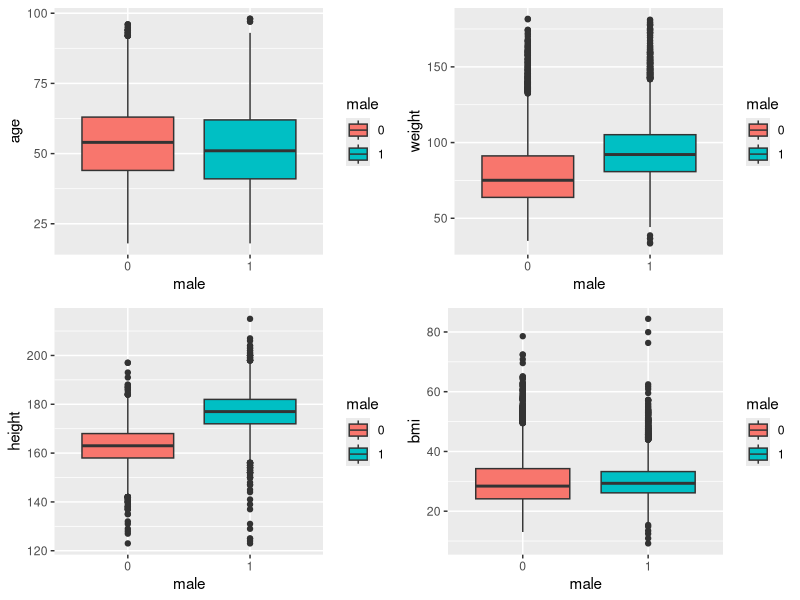
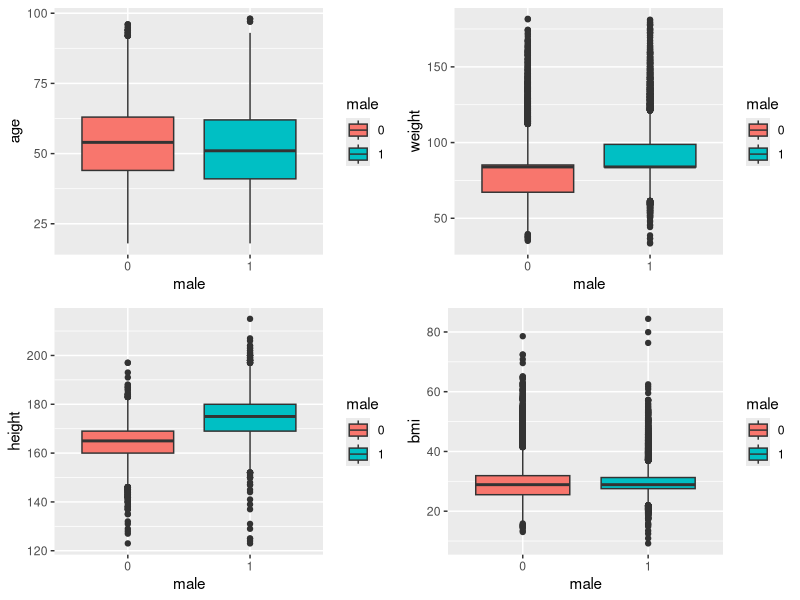
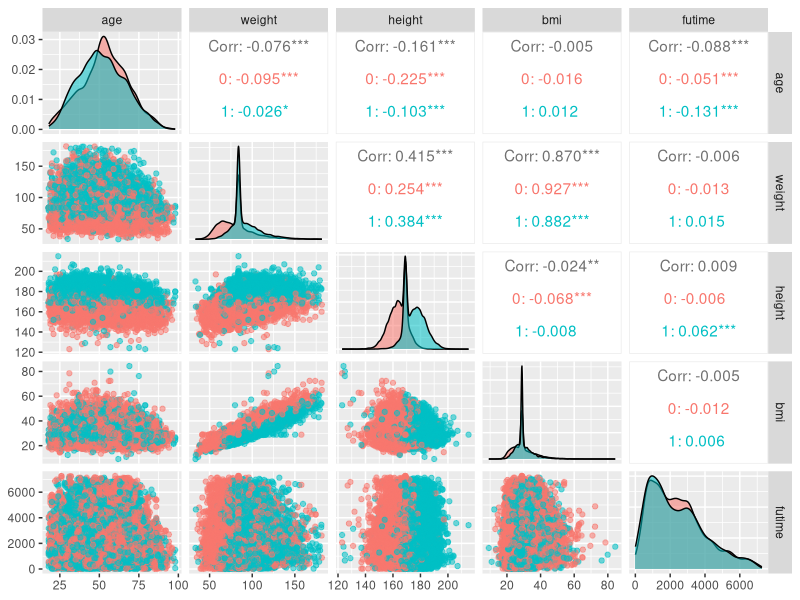

Source code (R) for these figures, in order:
options(digits = 7)
######## analisis descriptivo de datos
library(survival)
data(nafld)
datos = nafld1

head(datos)
dim(datos)
str(datos)
summary(datos)
# nos quedamos con las columnas deseadas, quitamos los id's y los case.id's
datos = datos[, -c(1, 7)]
# pasamos a tipo factor a las variables male y status
datos$male = as.factor(datos$male)
datos$status = as.factor(datos$status)
# tuplas que no tienen valores nulos 12588
dim(datos[complete.cases(datos), ])
# tenemos 17549 - 12588 =  4961 tuplas con valores nulos
# representan el 4961*100/17549 28.2% del total de tuplas

# dividimos las tuplas por la variable male e imputamos los valores faltantes
# utlizando la media muestral
library(ggplot2)
library(cowplot) # para poner graficas a lado de otras
# boxplots antes de imputar datos
box1 = ggplot(datos, aes(x=male, y=age, fill = male)) +
    geom_boxplot()
box2 = ggplot(datos, aes(x=male, y=weight, fill = male)) +
    geom_boxplot()
box3 = ggplot(datos, aes(x=male, y=height, fill = male)) +
    geom_boxplot()
box4 = ggplot(datos, aes(x=male, y=bmi, fill = male)) +
    geom_boxplot()
plot_grid(box1, box2, box3, box4)

# imputamos valores faltantes por grupo de mujeres y de hombres
for(i in c(3,4,5)){
    # extraemos los grupos
    datosGenero0 = datos[datos$male == 0, i]
    datosGenero1 = datos[datos$male == 1, i]
    # imputamos los datos segun al grupo que pertenezcan
    #  primero lo hacemos para el grupo de mujeres 0
    datosGenero0[is.na(datosGenero0)] = median(datos[, i], na.rm = T)
    datos[datos$male == 0, i] = datosGenero0
    #  ahora para el grupo de hombres
    datosGenero1[is.na(datosGenero1)] = median(datos[, i], na.rm = T)
    datos[datos$male == 1, i] = datosGenero1
}
# ahora ya no tenemos valores nulos
summary(datos)

# boxplots despues de imputar datos
box1I = ggplot(datos, aes(x=male, y=age, fill = male)) +
    geom_boxplot()
box2I = ggplot(datos, aes(x=male, y=weight, fill = male)) +
    geom_boxplot()
box3I = ggplot(datos, aes(x=male, y=height, fill = male)) +
    geom_boxplot()
box4I = ggplot(datos, aes(x=male, y=bmi, fill = male)) +
    geom_boxplot()
plot_grid(box1I, box2I, box3I, box4I)
# no podemos quitar outliers porque se puede dar el caso de tener
# personas muy obesas o muy altas y viceversa. Ademas para el bmi tampoco
# podemos omitir nada mas.

# graficos de dispersion 
library(GGally)
ggpairs(datos,
        columns = c(1,3,4,5,6), 
        aes(color = male, 
            alpha = 0.5))
